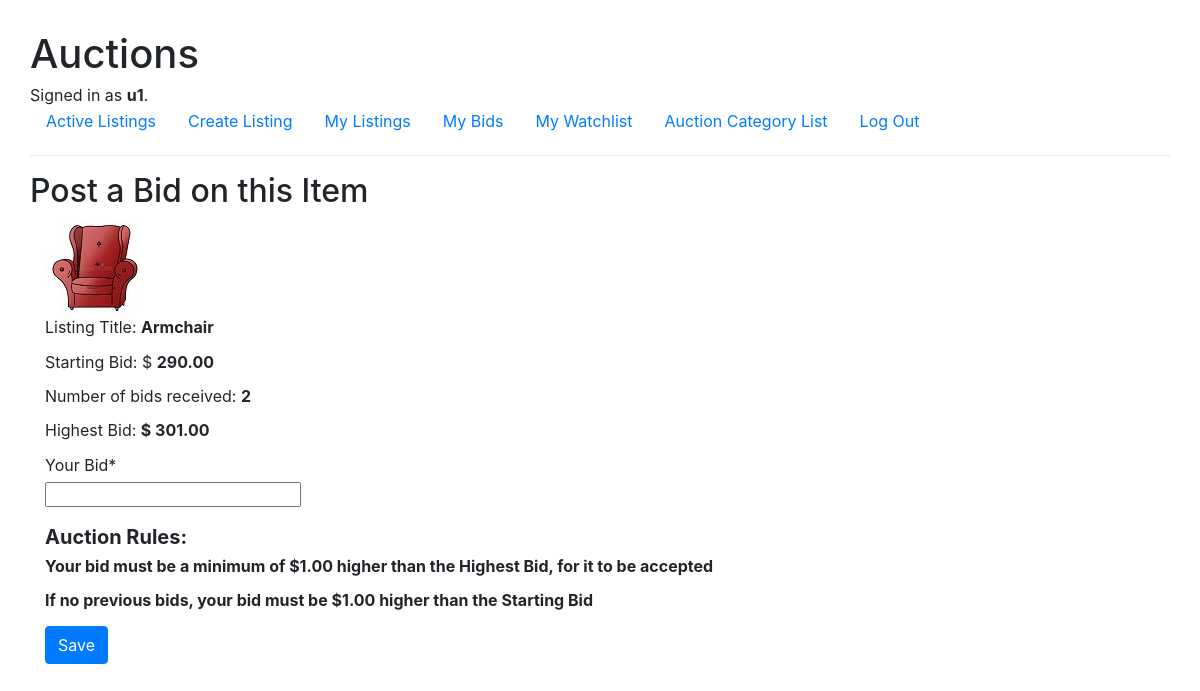
/bid/1/ (signed in), run on the app's committed database.
### auctions/models.py (models this page shows, shortened)
class User(AbstractUser):
    pass

class Listing(models.Model):
    title = models.CharField(max_length=32)
    description = models.CharField(max_length=256)
    starting_bid = models.DecimalField(max_digits=7, decimal_places=2)
    category = models.CharField(max_length=32)
    date_listed = models.DateField(auto_now_add=True)
    active = models.BooleanField(default=True)
    user_id = models.ForeignKey(User, on_delete=models.CASCADE, related_name="sellers")
    image = models.URLField(max_length=256, blank=True)
    bid_count = models.IntegerField(default=0)
    max_bid = models.DecimalField(max_digits=7, decimal_places=2, default=0.00)

### auctions/views.py (the view, shortened to what this page needs)
# urls.py: path('bid/<pk>/', views.BidCreateView.as_view(), name="bid"),
class BidCreateView(LoginRequiredMixin, CreateView):
    model = Bid
    form_class = BidForm
    login_url = 'login'
    def get_initial(self):
        return {'title_id': self.kwargs['pk'],
                'user_id': self.request.user.id, }
    def get_context_data(self, **kwargs):
        context = super(BidCreateView, self).get_context_data(**kwargs)
        context['listing_details'] = util.get_listing_details(self.kwargs['pk'])
        context['bid_details'] = util.get_bid_details(self.kwargs['pk'])
        return context

### auctions/forms.py (shortened to what this page needs)
class BidForm(ModelForm):
    class Meta:
        model = Bid
        fields = ['title_id', 'bid_amount']
        labels = {
            "bid_amount": "Your Bid",
        }
        widgets = {
            'title_id': forms.HiddenInput(),
            'bid_amount': forms.NumberInput(),
        }

### auctions/util.py (called while the page is built)
def get_bid_details(id):
    filtered_bids = Bid.objects.filter(title_id=id).exclude(active=False)
    bid_count = filtered_bids.count()
    max_bid = filtered_bids.aggregate(Max('bid_amount'))['bid_amount__max']
    bid_details = {"bid_count": bid_count,
                   "max_bid": max_bid,
                   }
    return bid_details

def get_listing_details(id):
    title = Listing.objects.get(pk=id).title
    starting_bid = Listing.objects.get(pk=id).starting_bid
    image = Listing.objects.get(pk=id).image
    listing_details = {"title": title,
                       "starting_bid": starting_bid,
                       "image": image,
                   }
    return listing_details

### auctions/templates/auctions/bid_form.html (shortened to what this page needs)
{% extends "auctions/layout.html" %}
{% load crispy_forms_tags %}
{% load crispy_forms_filters %}
{% block body %}
    <h2>Post a Bid on this Item</h2>
    <div class="container">
        <div class="images">
            <img src="{{ listing_details.image }}" alt="image">
        </div>
        <p>Listing Title: <strong>{{ listing_details.title }}</strong></p>
        <p>Starting Bid: $ <strong>{{ listing_details.starting_bid }}</strong></p>
        <p>Number of bids received: <strong>{{ bid_details.bid_count }}</strong></p>
        {% if bid_details.max_bid == None %}
                <p>Highest Bid: <strong> Not Applicable </strong></p>
        {% else %}
            <p>Highest Bid: <strong>$ {{ bid_details.max_bid|floatformat:2 }}</strong></p>
        {% endif %}
        <form method="post">
            {{ form|crispy }}
            <br>
            <h5><strong>Auction Rules:</strong></h5>
            <strong>
                <p>Your bid must be a minimum of $1.00 higher than the Highest Bid, for it to be accepted</p>
                <p>If no previous bids, your bid must be $1.00 higher than the Starting Bid</p>
            </strong>
            <input type="submit" class="btn btn-primary" value="Save">
        </form>
    </div>
{% endblock %}

### auctions/templates/auctions/layout.html (shortened to what this page needs)
{% load static %}
<!DOCTYPE html>
<html lang="en">
    <head>
        <link rel="stylesheet" href="https://stackpath.bootstrapcdn.com/bootstrap/4.4.1/css/bootstrap.min.css">
        <link href="{% static 'auctions/styles.css' %}" rel="stylesheet">
    </head>
    <body>
        <h1>Auctions</h1>
        <div>
            {% if user.is_authenticated %}
                Signed in as <strong>{{ user.username }}</strong>.
            {% else %}
                Not signed in.
            {% endif %}
        </div>
        <ul class="nav">
            <li class="nav-item">
                <a class="nav-link" href="{% url 'index' %}">Active Listings</a>
            </li>
            {% if user.is_authenticated %}
                <li class="nav-item">
                    <a class="nav-link" href="{% url 'create' %}">Create Listing</a>
                </li>
                <li class="nav-item">
                    <a class="nav-link" href="{% url 'index' %}?user={{ user.username }}">My Listings</a>
                </li>
                <li class="nav-item">
                    <a class="nav-link" href="{% url 'bid' %}">My Bids</a>
                </li>
                <li class="nav-item">
                    <a class="nav-link" href="{% url 'watchlist' %}">My Watchlist</a>
                </li>
                <li class="nav-item">
                    <a class="nav-link" href="{% url 'categorylist' %}">Auction Category List</a>
                </li>
                <li class="nav-item">
                    <a class="nav-link" href="{% url 'logout' %}">Log Out</a>
                </li>
            {% endif %}
        </ul>
        <hr>
        {% block body %}
        {% endblock %}
    </body>
</html>

### auctions/static/auctions/styles.css (style rules this page uses)
html { font-family: Arial, sans-serif; margin: 20px; padding: 10px; font-size: 16px; }
body { line-height: 1.15; }
.images { display: flex; flex-wrap: wrap; }

### data on the page
User: username "u1"
Listing: image (picture), title "Armchair", starting_bid "290.00"

### other printed values
{{ bid_details.bid_count }} "2"
{{ bid_details.max_bid|floatformat:2 }} "301.00"
